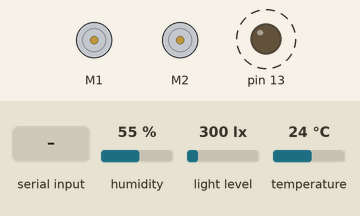
Recording of a sketch running on a simulated Arduino Uno, built with avr-gcc and run on an emulated ATmega328P. Parts: 2 × DC motor (green arrow = forward, orange = backward, longer = faster), output pins drawn as LEDs (lit = HIGH). Dashed ring = blinking. The test bench sets the inputs (shaded band); at power-on: humidity 55 %, light level 300 lx, temperature 24 °C.

Above: at 1.2 s.
1.3 s: "move\n" received over the second serial link
At 1.56 s:
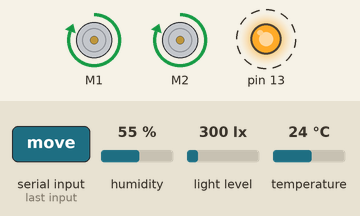
4.3 s: "stop\n" received over the second serial link
At 4.79 s:
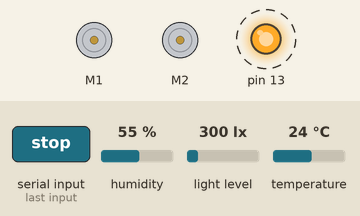
7.3 s: "back\n" received over the second serial link
At 7.57 s:
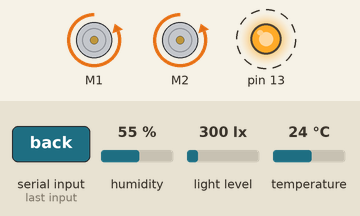
Timing chart, 0 to 16.3 s (numbered marks = the images above; inputs shaded):
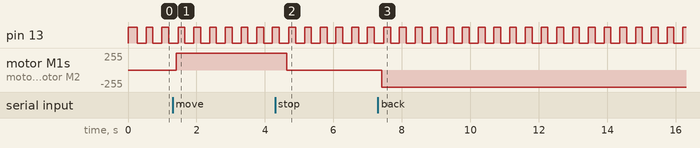

Measured:
- after the input at 1.3 s, motor M1, motor M2: stopped → forward 255/255 after 0.10 s
- after the input at 4.3 s, motor M1, motor M2: forward 255/255 → stopped after 0.34 s
- after the input at 7.3 s, motor M1, motor M2: stopped → backward 255/255 after 0.11 s
- by itself, pin 13: alternates HIGH for 0.20 s and LOW for 0.26 s

The sketch:

pab4mine_arduino_.ino
```cpp
//initialisation library
#include <Wire.h>
#include "HTU21D.h"
#include "BH1750.h"
#include <AFMotor.h>
#include <SoftwareSerial.h>

//initialisation object
HTU21D myHumidity; //temp and hum
BH1750 lightMeter; //light
SoftwareSerial btSerial(5, 4); //bluetooth
AF_DCMotor motor1(1);
AF_DCMotor motor2(2);

void setup() {
btSerial.begin(9600);
btSerial.println("start");
pinMode(13,OUTPUT);
digitalWrite (13,HIGH);
myHumidity.begin();
lightMeter.begin();
}

void btProcessor () //
{
  String receivedString = btSerial.readStringUntil('\n');
   btSerial.print("recive : ");
   btSerial.println (receivedString);
  Serial.println (receivedString);
  if (receivedString == "move")
  {
    //move forward
    motor1.setSpeed(255);
    motor2.setSpeed(255);
    motor1.run(FORWARD);
    motor2.run(FORWARD);
  }
  else if (receivedString == "stop")
  {
    //dont move
    motor1.setSpeed(255);
    motor2.setSpeed(255);
    motor1.run(RELEASE);
    motor2.run(RELEASE);
  }
  else if (receivedString == "back")
  {
    //move back
    motor1.setSpeed(255);
    motor2.setSpeed(255);
    motor1.run(RELEASE);
    motor2.run(RELEASE);
    motor1.run(BACKWARD);
    motor2.run(BACKWARD);
  }
  else
  {
    btSerial.println("Failed!! Not correct request");
  }
}
void loop() {
  //bleutooth request
  if(btSerial.available())
  {
    btProcessor ();
  }

  //data set
  float humd = myHumidity.readHumidity();
  float temp = myHumidity.readTemperature();
  uint16_t lux = lightMeter.readLightLevel();

  //bleutooth output
  btSerial.print(temp);
  btSerial.print("|");
  btSerial.print(humd);
  btSerial.print("|");
  btSerial.println(lux);

  //checkworks
  digitalWrite (13,HIGH);
  delay(200);
  digitalWrite (13,LOW);
  delay(200);
}
```
